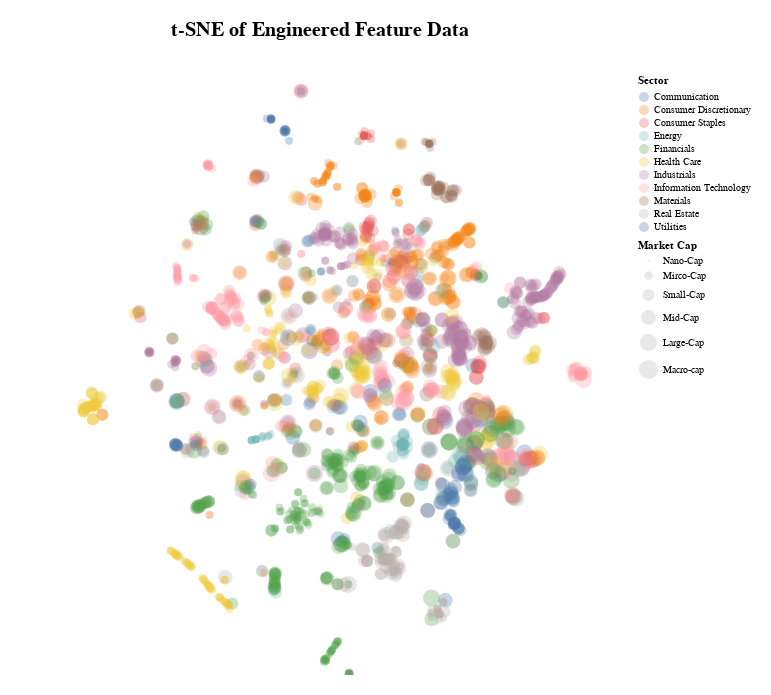

The cell this chart's notebook holds for it:
### Code cell
plot_cos_chart(perp_models[1])

### Figure 1 — Vega-Lite specification as saved in the notebook (floating-point values rounded to 4 significant figures; data arrays with more than 128 entries replaced by an {"elided": "..."} marker saying what was removed)
{"config": {"view": {"continuousWidth": 300, "continuousHeight": 300, "stroke": null}}, "data": {"name": "data-5c5b15dcc61c598a7fc0a042f736bd65"}, "mark": {"type": "circle", "opacity": 0.3, "size": 28}, "encoding": {"color": {"field": "Sector", "type": "nominal"}, "size": {"field": "Market Cap", "scale": {"domain": ["Nano-Cap", "Mirco-Cap", "Small-Cap", "Mid-Cap", "Large-Cap", "Macro-cap"]}, "sort": ["Nano-Cap", "Mirco-Cap", "Small-Cap", "Mid-Cap", "Large-Cap", "Macro-cap"], "type": "nominal"}, "tooltip": [{"field": "Sector", "type": "nominal"}, {"field": "Market Cap", "type": "nominal"}], "x": {"axis": null, "field": "tsne1", "title": "", "type": "quantitative"}, "y": {"axis": null, "field": "tsne2", "title": "", "type": "quantitative"}}, "height": 600, "padding": 20, "params": [{"name": "param_26", "select": {"type": "interval", "encodings": ["x", "y"]}, "bind": "scales"}], "title": {"text": "t-SNE of Engineered Feature Data", "fontSize": 20, "offset": 35}, "width": 600, "$schema": "https://vega.github.io/schema/vega-lite/v5.20.1.json", "datasets": {"data-5c5b15dcc61c598a7fc0a042f736bd65": {"elided": "1905 records"}}}
